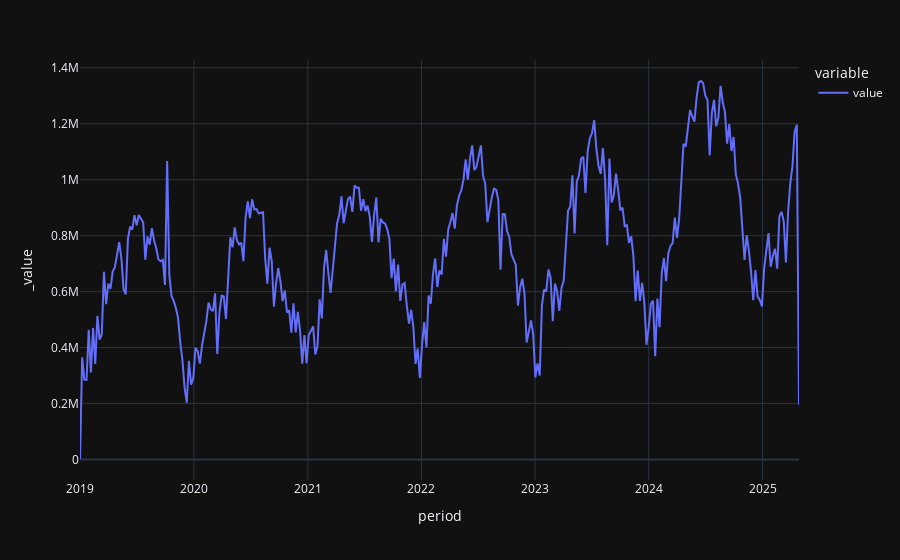

Notebook source saved alongside this figure:
### Code cell
x.plot()

### Figure 1 — Plotly figure (JSON) as saved in the notebook; plotly's stock layout.template omitted (floating-point values rounded to 4 significant figures; data arrays with more than 128 entries replaced by an {"elided": "..."} marker saying what was removed)
{"data": [{"hovertemplate": "variable=value<br>period=%{x}<br>_value=%{y}<extra></extra>", "legendgroup": "value", "line": {"color": "#636efa", "dash": "solid"}, "marker": {"symbol": "circle"}, "mode": "lines", "name": "value", "orientation": "v", "showlegend": true, "type": "scatter", "x": {"elided": "331 str values"}, "xaxis": "x", "y": {"elided": "331 int values"}, "yaxis": "y"}], "layout": {"legend": {"title": {"text": "variable"}, "tracegroupgap": 0}, "margin": {"t": 60}, "xaxis": {"anchor": "y", "domain": [0, 1], "title": {"text": "period"}}, "yaxis": {"anchor": "x", "domain": [0, 1], "title": {"text": "_value"}}}}
